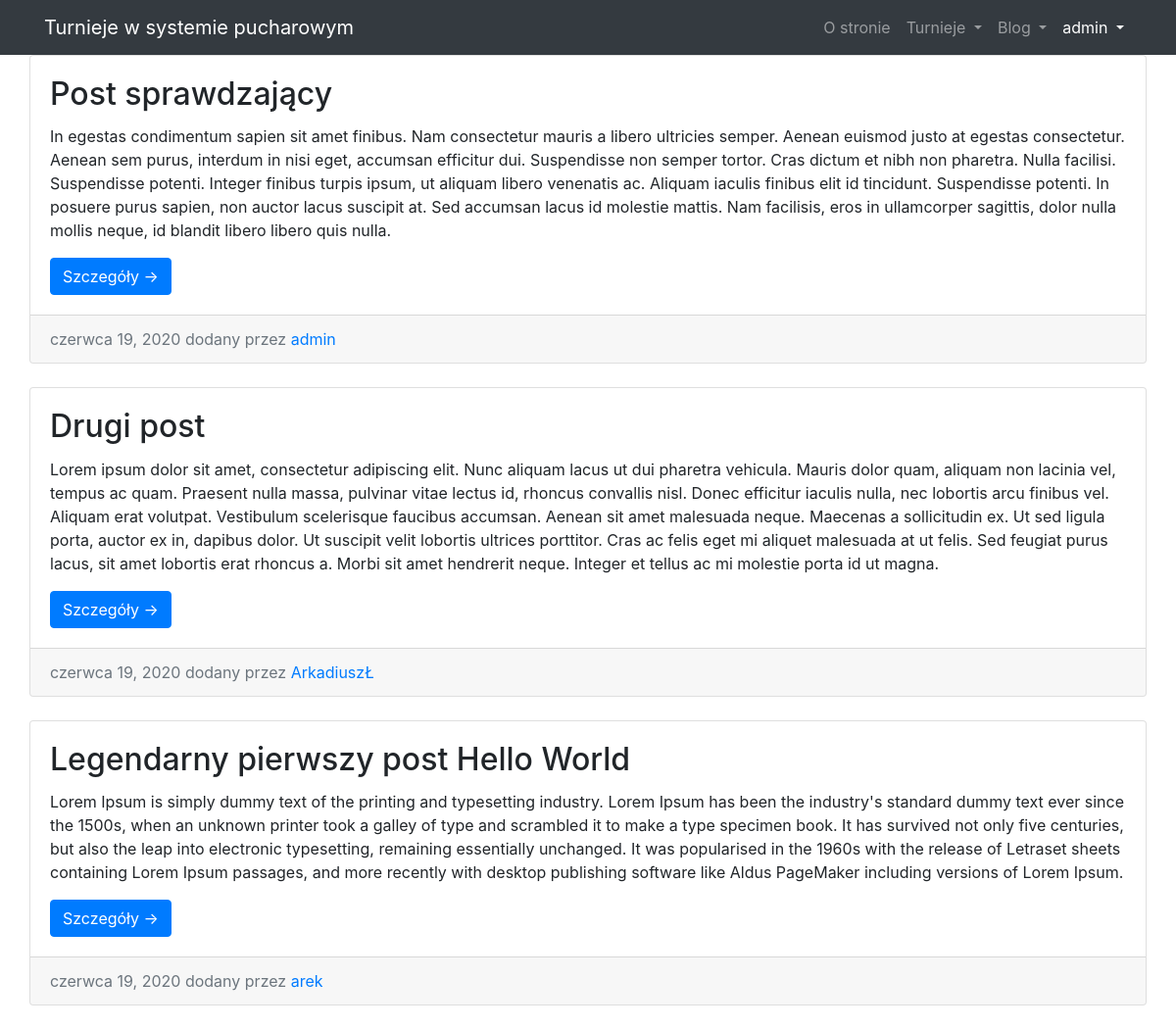
Page / (signed in) on the committed database.
### user/models.py (models this page shows)
class User(AbstractUser):
    date_of_birth = models.DateField(default=date.today)

### blog/models.py (models this page shows, shortened)
class Post(models.Model):
    title = models.CharField(max_length=100)
    content = models.TextField()
    date_posted = models.DateTimeField(default=timezone.now)
    author = models.ForeignKey(User, on_delete=models.CASCADE)

### blog/views.py (the view)
# urls.py: path('', PostListView.as_view(), name='blog-home'),
class PostListView(ListView):
    model = Post
    template_name = 'blog/home.html'
    context_object_name = 'posts'
    ordering = ['-date_posted']
    paginate_by = 5

### blog/templates/blog/home.html (shortened to what this page needs)
{% extends "tournaments_app/base.html" %}
{% block content %}
<div class="row">
    {% for post in posts %}
    <article>
        <div class="card mb-4">
            <div class="card-body">
                <h2 class="card-title">{{ post.title }}</h2>
                <p class="card-text">{{ post.content }}</p>
                <a href="{% url 'post-detail' post.id %}" class="btn btn-primary">Szczegóły &rarr;</a>
            </div>
            <div class="card-footer text-muted">
                {{ post.date_posted|date:"E d, Y" }} dodany przez <a
                    href="{% url 'user-posts' post.author.username %}">{{ post.author }}</a>
            </div>
        </div>
    </article>
    {% endfor %}
</div>
{% endblock content %}

### tournaments_app/templates/tournaments_app/base.html (shortened to what this page needs)
{% load static %}
<!DOCTYPE html>
<html>
<head>
    <link rel="stylesheet" href="https://stackpath.bootstrapcdn.com/bootstrap/4.1.3/css/bootstrap.min.css"
>
    <link rel="stylesheet" href="{% static "css/bootstrap.min.css" %}">
    <link rel="stylesheet" href="{% static "css/modern-business.css" %}">
</head>
{% load crispy_forms_tags %}
<body>
    <nav class=" navbar fixed-top navbar-expand-lg navbar-dark bg-dark fixed-top">
        <div class="container">
            <a class="navbar-brand" href="{% url 'blog-home' %}">Turnieje w systemie pucharowym</a>
            <div class="collapse navbar-collapse" id="navbarResponsive">
                <ul class="navbar-nav ml-auto">
                    <li class="nav-item">
                        <a class="nav-link" href="{% url 'blog-about' %}">O stronie</a>
                    </li>
                    <li class="nav-item dropdown">
                        <a class="nav-link dropdown-toggle" href="#" id="navbarDropdownPortfolio" data-toggle="dropdown"
                            aria-haspopup="true" aria-expanded="false">
                            Turnieje
                        </a>
                    </li>
                    <li class="nav-item dropdown">
                        <a class="nav-link dropdown-toggle" href="#" id="navbarDropdownBlog" data-toggle="dropdown"
                            aria-haspopup="true" aria-expanded="false">
                            Blog
                        </a>
                    </li>
                    <li class="nav-item active dropdown">
                        <a class="nav-link dropdown-toggle" href="#" id="navbarDropdownBlog" data-toggle="dropdown"
                            aria-haspopup="true" aria-expanded="false">
                            {% if user.is_authenticated %}
                            {{ user.username }}
                            {% else %}
                            Konto
                            {% endif %}
                        </a>
                    </li>
                </ul>
            </div>
        </div>
    </nav>
    <div class="container">
        {% block content %}
        {% endblock %}
    </div>
</body>
</html>

### tournaments_app/static/css/modern-business.css (style rules this page uses)
body { padding-top: 56px; }

### rows in the picture
User: username "admin"
Post: title "Post sprawdzający", content "In egestas condimentum sapien sit amet finibus. Nam consectetur mauris a libero ultricies semper. Aenean euismod justo at egestas consectetur. Aenean sem purus, interdum in nisi eget, accumsan efficitur dui. Suspendisse non semper tortor. Cras dictum et nibh non pharetra. Nulla facilisi. Suspendisse potenti. Integer finibus turpis ipsum, ut aliquam libero venenatis ac. Aliquam iaculis finibus elit id tincidunt. Suspendisse potenti. In posuere purus sapien, non auctor lacus suscipit at. Sed accumsan lacus id molestie mattis. Nam facilisis, eros in ullamcorper sagittis, dolor nulla mollis neque, id blandit libero libero quis nulla.", date_posted "czerwca 19, 2020", author "admin"
Post: title "Drugi post", content "Lorem ipsum dolor sit amet, consectetur adipiscing elit. Nunc aliquam lacus ut dui pharetra vehicula. Mauris dolor quam, aliquam non lacinia vel, tempus ac quam. Praesent nulla massa, pulvinar vitae lectus id, rhoncus convallis nisl. Donec efficitur iaculis nulla, nec lobortis arcu finibus vel. Aliquam erat volutpat. Vestibulum scelerisque faucibus accumsan. Aenean sit amet malesuada neque. Maecenas a sollicitudin ex. Ut sed ligula porta, auctor ex in, dapibus dolor. Ut suscipit velit lobortis ultrices porttitor. Cras ac felis eget mi aliquet malesuada at ut felis. Sed feugiat purus lacus, sit amet lobortis erat rhoncus a. Morbi sit amet hendrerit neque. Integer et tellus ac mi molestie…", date_posted "czerwca 19, 2020", author "ArkadiuszŁ"
Post: title "Legendarny pierwszy post Hello World", content "Lorem Ipsum is simply dummy text of the printing and typesetting industry. Lorem Ipsum has been the industry's standard dummy text ever since the 1500s, when an unknown printer took a galley of type and scrambled it to make a type specimen book. It has survived not only five centuries, but also the leap into electronic typesetting, remaining essentially unchanged. It was popularised in the 1960s with the release of Letraset sheets containing Lorem Ipsum passages, and more recently with desktop publishing software like Aldus PageMaker including versions of Lorem Ipsum.", date_posted "czerwca 19, 2020", author "arek"
